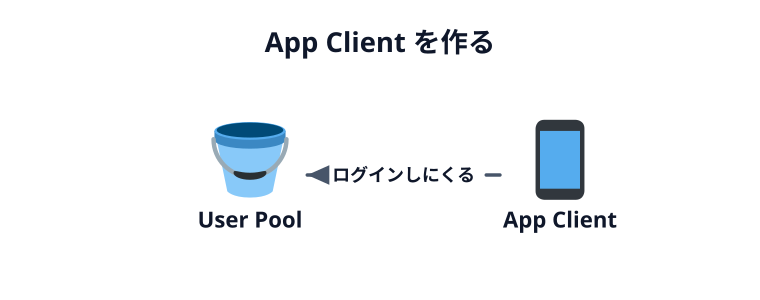

Write Python code to recreate this figure.
import os, sys
sys.path.insert(0, os.path.expanduser("~/.claude/skills/genfig"))
from genfig import Canvas
# User Pool の中にユーザー、外からアプリ（CONTAINER）
c = Canvas(760, 300)
c.text(380, 52, "App Client を作る", scale="title", align="middle")
pool = c.node(250, 175, "User Pool", emoji_cp="1faa3")  # 🪣 ユーザーを入れておくバケツ
app = c.node(560, 175, "App Client", emoji_cp="1f4f1")
c.link(app, pool, label="ログインしにくる")
c.save("00-thumbnail.svg")
